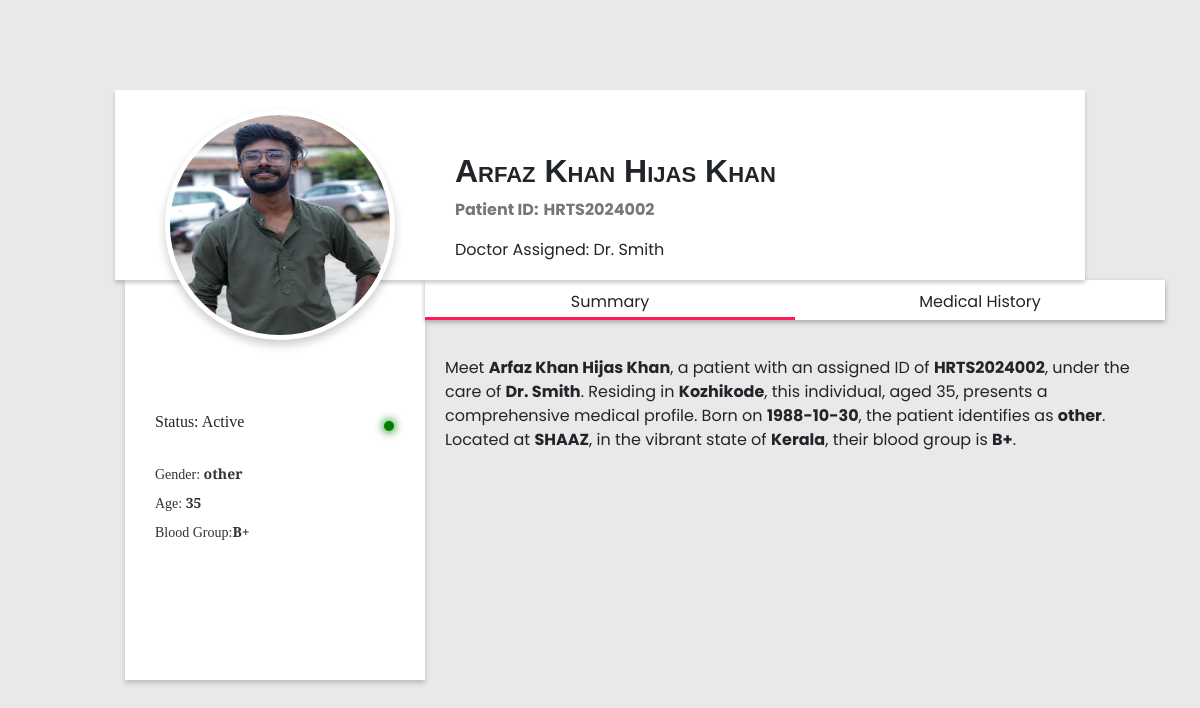
The app's page /patient/HRTS2024002/ with its own data.
### app.py (models this page shows)
class Patient(db.Model):
    id = db.Column(db.String(20), primary_key=True)
    firstname = db.Column(db.String(50), nullable=False)
    lastname = db.Column(db.String(50), nullable=False)
    email = db.Column(db.String(100))
    phone = db.Column(db.String(20))
    dob = db.Column(db.String(20))
    address = db.Column(db.String(200))
    city = db.Column(db.String(50))
    state = db.Column(db.String(50))
    zipcode = db.Column(db.String(10))
    bloodgroup = db.Column(db.String(10))
    gender = db.Column(db.String(10))
    doctor = db.Column(db.String(100))
    prevcondition = db.Column(db.Text)
    image = db.Column(db.String(100))
    medical_history_pdf = db.Column(db.String(100))  # Add this field

### app.py (the view)
@app.route('/patient/<patient_id>/')
def patient_profile(patient_id):
    patient = Patient.query.filter_by(id=patient_id).first()
    if patient:
        return render_template('patient_profile.html', patient=patient, calculate_age=calculate_age)
    else:
        return "Patient not found", 404

### app.py (called while the page is built)
def calculate_age(dob):
    today = datetime.today()
    dob = datetime.strptime(dob, "%Y-%m-%d")
    age = today.year - dob.year - ((today.month, today.day) < (dob.month, dob.day))
    return age

### templates/patient_profile.html (shortened to what this page needs)
<!DOCTYPE html>
<html lang="en">
  <head>
    <link
      rel="stylesheet"
      href="https://cdnjs.cloudflare.com/ajax/libs/twitter-bootstrap/4.1.3/css/bootstrap.min.css"
    />
    <link rel="stylesheet" href="{{ url_for('static', filename='patient_profile.css') }}" />
  </head>
  <body>
    <div class="container">
      <div class="profile-header">
        <div class="profile-img">
          <img src="{{ url_for('static', filename='images/' + patient.id + '.jpg') }}" width="200" alt="Profile Image" />
        </div>
        <div class="profile-nav-info">
          <h3 class="user-name"> {{ patient.firstname }} {{ patient.lastname }}</h3>
          <div class="address">
            <p id="state" class="state">Patient ID:</p>
            <span id="country" class="country"> {{ prefix }}{{ patient.id }}</span>
          </div>
          <p id="state" class="state">Doctor Assigned:  {{ patient.doctor }}</p>
        </div>
      </div>
      <div class="main-bd">
        <div class="left-side">
          <div class="profile-side">
            <div class="user-bio">
              <h3 style="font-size: medium">Status: Active</h3>
            </div>
            <br><br>
            <p>Gender: <strong>{{ patient.gender }}</strong></p>
            <p>Age: <strong>{{ calculate_age(patient.dob) }}</strong></p>
            <p>Blood Group:<strong>{{ patient.bloodgroup }}</strong></p>
          </div>
        </div>
        <div class="right-side">
          <div class="nav">
            <ul>
              <li onclick="tabs(0)" class="user-post active">Summary</li>
              <li onclick="tabs(1)" class="user-setting">Medical History</li>
            </ul>
          </div>
          <div class="profile-body">
            <div class="profile-posts tab active">
              <p style="text-align: left  ;">
                Meet  <strong>{{ patient.firstname }} {{ patient.lastname }}</strong>, a patient with an assigned ID of
                <strong>{{ prefix }}{{ patient.id }}</strong>, under the care of <strong>{{ patient.doctor }}</strong>. Residing in <strong>{{ patient.city }}</strong>,
                this individual, aged {{ calculate_age(patient.dob) }}, presents a comprehensive medical
                profile. Born on <strong>{{ patient.dob }}</strong>, the patient identifies as <strong>{{ patient.gender }}</strong>. Located at <strong>{{ patient.address }}</strong>,
                in the vibrant state of <strong>{{ patient.state }}</strong>, their blood group is
                <strong>{{ patient.bloodgroup }}</strong>.
              </p>
            </div>
          </div>
        </div>
      </div>
    </div>
  </body>
</html>

### static/patient_profile.css (style rules this page uses)
* { padding: 0; margin: 0; box-sizing: border-box; }
body { background: #e9e9e9; overflow-x: hidden; padding-top: 90px; font-family: "Poppins", sans-serif; margin: 0 100px; }
.profile-header { background: #fff; width: 100%; display: flex; height: 190px; position: relative; box-shadow: 0px 3px 4px rgba(0, 0, 0, 0.2); }
.profile-img { float: left; width: 340px; height: 200px; }
.profile-img img { border-radius: 50%; height: 230px; width: 230px; border: 5px solid #fff; box-shadow: 0px 5px 10px rgba(0, 0, 0, 0.2); position: absolute; left: 50px; top: 20px; z-index: 5; background: #fff; }
.profile-nav-info { float: left; display: flex; flex-direction: column; justify-content: center; padding-top: 60px; }
.profile-nav-info h3 { font-variant: small-caps; font-size: 2rem; font-family: sans-serif; font-weight: bold; }
.profile-nav-info .address { display: flex; font-weight: bold; color: #777; }
.profile-nav-info .address p { margin-right: 5px; }
.main-bd { width: 100%; display: flex; padding-right: 15px; }
.profile-side { width: 300px; height: 400px; background: #fff; box-shadow: 0px 3px 5px rgba(0, 0, 0, 0.2); padding: 130px 30px 20px; font-family: "Bree Serif", serif; margin-left: 10px; z-index: 99; }
.profile-side p { margin-bottom: 7px; color: #333; font-size: 14px; }
.nav { width: 100%; z-index: -1; }
.nav ul { display: flex; justify-content: space-around; list-style-type: none; height: 40px; width: 740px; background: #fff; box-shadow: 0px 2px 5px rgba(0, 0, 0, 0.3); }
.nav ul li { padding: 10px; width: 100%; cursor: pointer; text-align: center; transition: all 0.2s ease-in-out; }
.nav ul li:hover, .nav ul li.active { box-shadow: 0px -3px 0px rgba(288, 0, 70, 0.9) inset; }
.profile-body { width: 100%; z-index: -1; }
.tab { display: none; }
.tab { padding: 20px; width: 100%; text-align: center; }
.user-bio { position: relative; display: inline-block; }
.user-bio::after { content: ''; position: absolute; top: 50%; right: -150px; transform: translateY(-50%); width: 10px; height: 10px; background-color: green; border-radius: 50%; box-shadow: 0 0 10px 1px green; }

### records on screen
Patient: id (picture), firstname "Arfaz Khan", lastname "Hijas Khan", id "HRTS2024002", doctor "Dr. Smith", gender "other", dob "35", bloodgroup "B+", city "Kozhikode", dob "1988-10-30", address "SHAAZ", state "Kerala"
